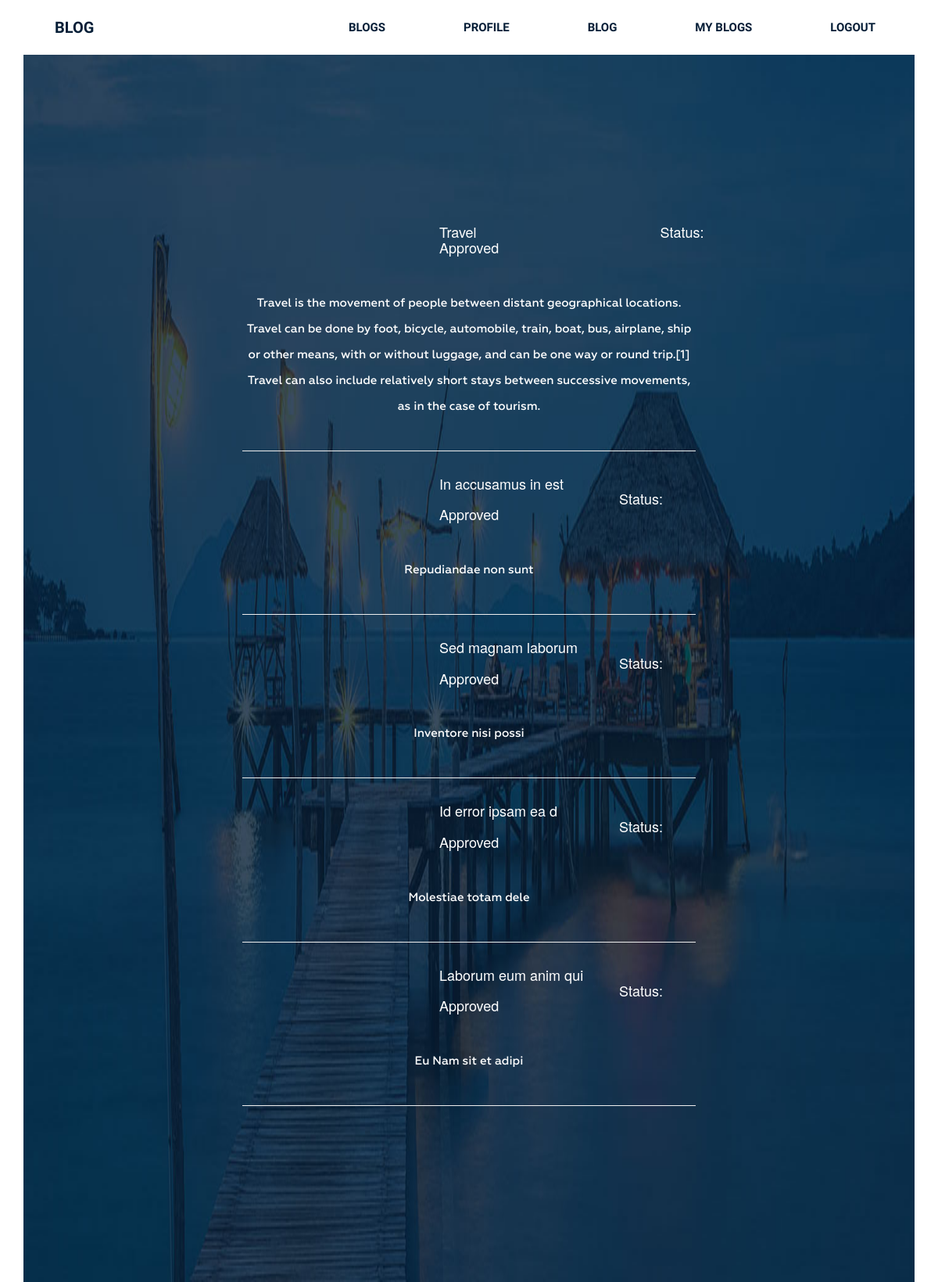
/myblogView/ (signed in), run on the app's committed database.
### blogapp/models.py (models this page shows, shortened)
class Blog(models.Model):
    user = models.ForeignKey(Info, on_delete=models.CASCADE)
    title = models.CharField(max_length=30)
    write_blog = models.TextField()
    approval = models.BooleanField(default=False)
    Date = models.DateField(default=django.utils.timezone.now, null=False)
    class Meta:
        ordering = ['Date']

### blogapp/views.py (the view)
def MyBLog(request):
    try:
        username = request.user
        k = Blog.objects.filter(user=Info.objects.get(username=User.objects.get(username=username)))
        return render(request, 'myblog.html', context={"data": k})
    except:
        return render(request, 'myblog.html')

### templates/myblog.html (shortened to what this page needs)
{% extends 'basePage.html' %}
{% load static %}
{% block content %}
    <section class="bg-text-area">
        <div class="container">
            <div class="row">
                <div class="col-md-12">
                    <div class="bg-text">
                        {% for i in data %}
                            <h4>{{ i.title }} <a style="  margin: 0px 0px 0px  230px;  color: white">Status:
                                {% if i.approval %}
                                    Approved
                                {% else %}
                                    Pending
                                {% endif %}</a></h4>
                            <p>{{ i.write_blog }}</p><br>
                            <hr>
                        {% endfor %}
                    </div>
                </div>
            </div>
        </div>
    </section>
    </div>
{% endblock %}

### static/blogcss/style.css (style rules this page uses)
.wrapper section.bg-text-area .bg-text { background-image: url(img/bg-iamges.jpg); background-size: 100% 100%; padding: 205px 280px; }
.wrapper section.bg-text-area .bg-text p { color: #fff; font-family: Geometria; font-size: 15px; font-weight: 500; line-height: 33px; margin: 32px 0 0; text-align: center; }

### templates/myblog.html (style rules this page uses)
h4 { color: white; width: 70%; padding: 12px 20px; margin: 0px 0px 10px 40%; }

### data on the page
Blog: title "Travel", approval "Approved", write_blog "Travel is the movement of people between distant geographical locations. Travel can be done by foot, bicycle, automobile, train, boat, bus, airplane, ship or other means, with or without luggage, and can be one way or round trip.[1] Travel can also include relatively short stays between successive movements, as in the case of tourism."
Blog: title "In accusamus in est", approval "Approved", write_blog "Repudiandae non sunt"
Blog: title "Sed magnam laborum", approval "Approved", write_blog "Inventore nisi possi"
Blog: title "Id error ipsam ea d", approval "Approved", write_blog "Molestiae totam dele"
Blog: title "Laborum eum anim qui", approval "Approved", write_blog "Eu Nam sit et adipi"
